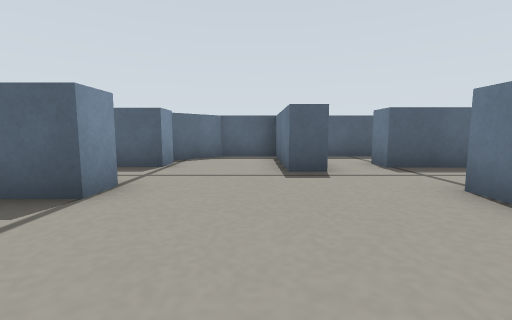
View 1 (above)

24 first-person views from a walk through a world built for the Gazebo simulator. The camera is 0.15 m above the floor, tilts 6° down and sees 90° across. The floor is counted in squares, 0.2 m on a side. Each view is taken from the middle of a square. On the plan, view 1 faces up. The plan holds only what a view shows up to about 9 squares ahead; the rest is blank.

View 2
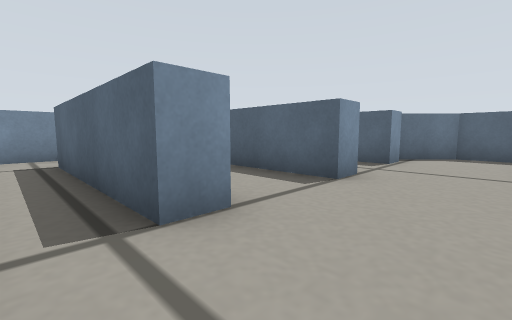

View 3
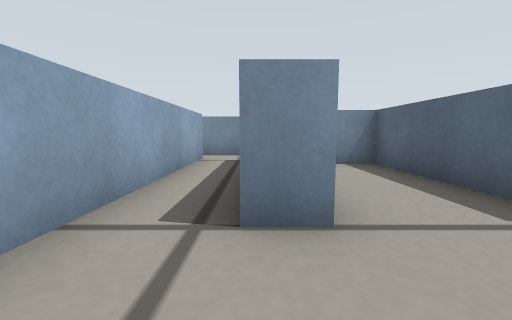

View 4
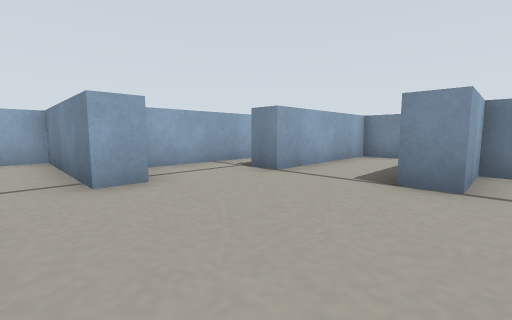

View 5
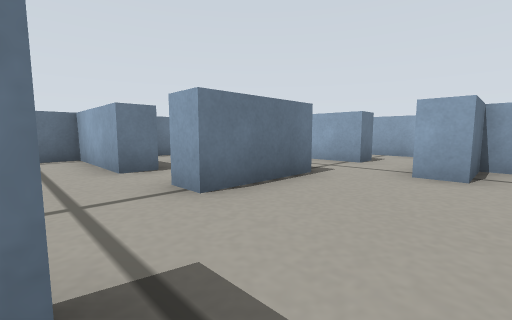

View 6
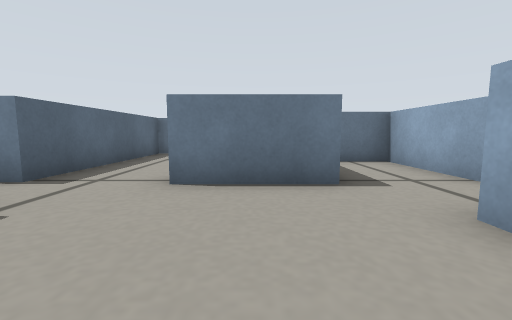

View 7
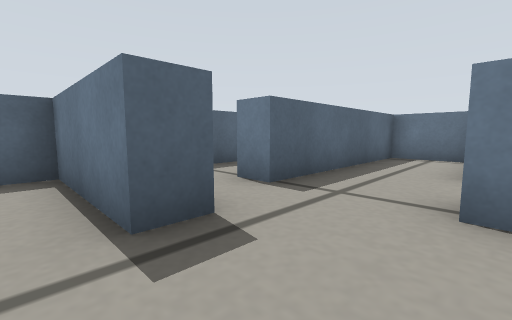

View 8
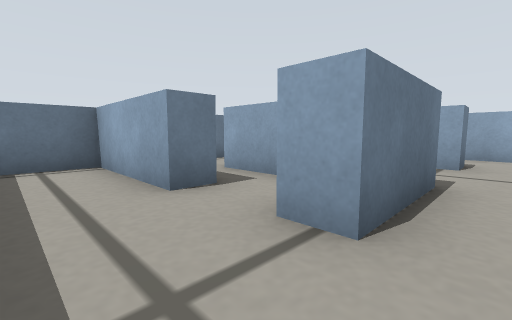

View 9
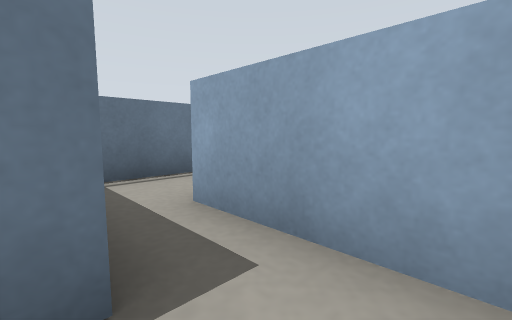

View 10
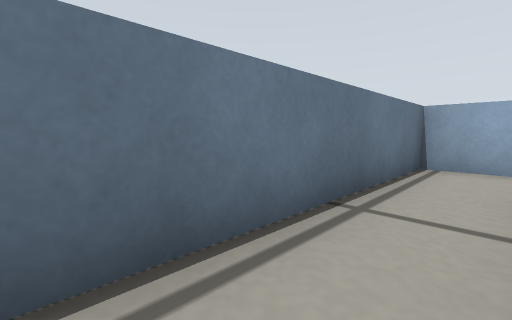

View 11
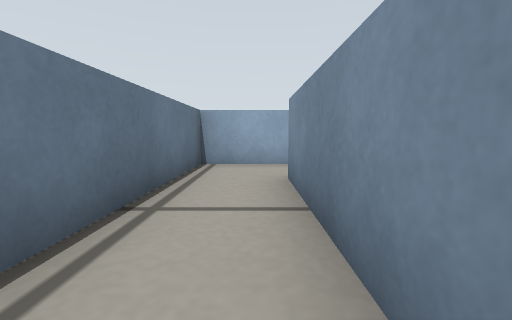

View 12
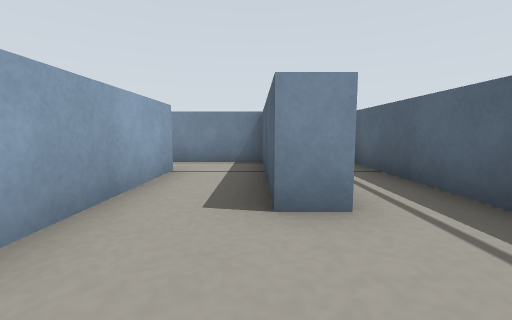

View 13
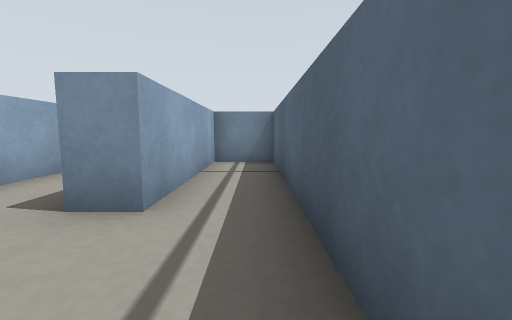

View 14
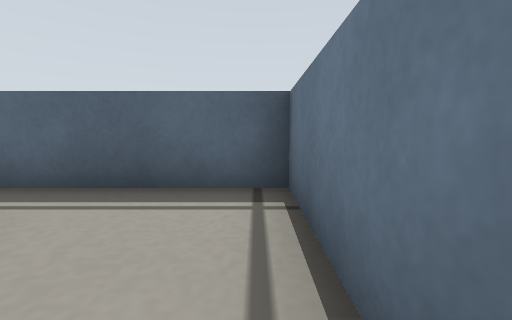

View 15
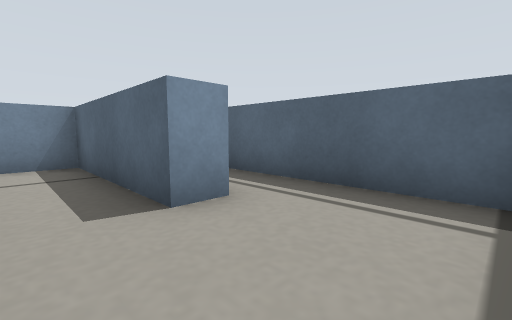

View 16
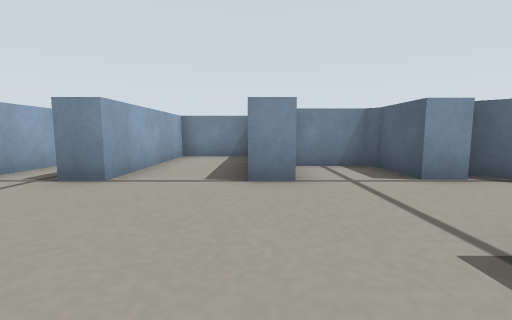

View 17
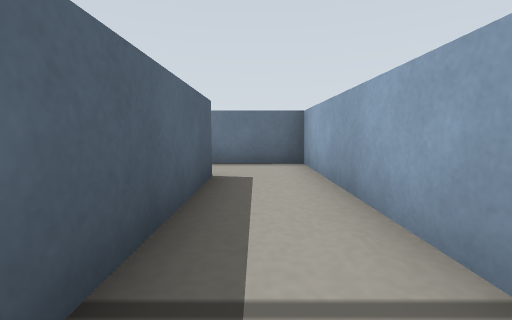

View 18
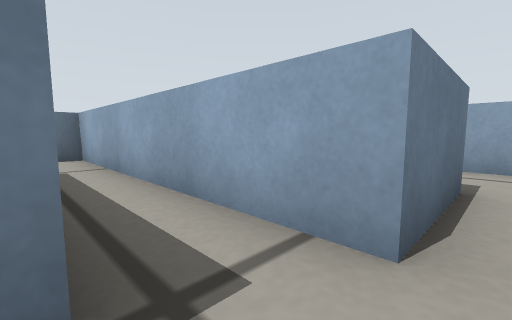

View 19
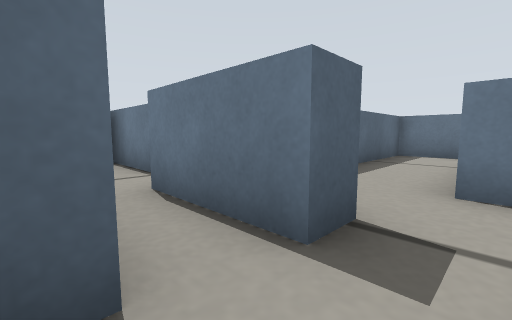

View 20
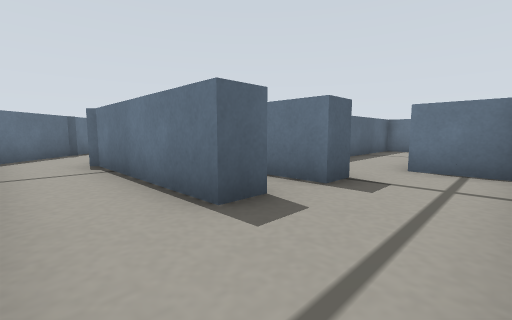

View 21
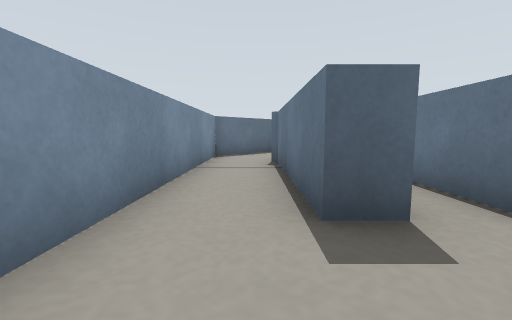

View 22
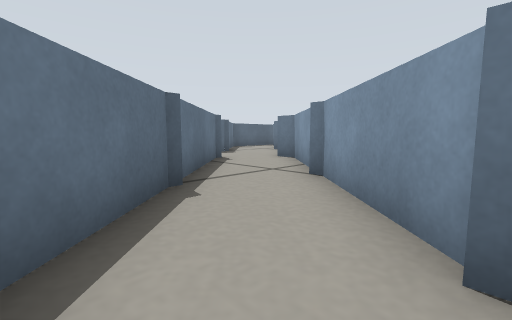

View 23
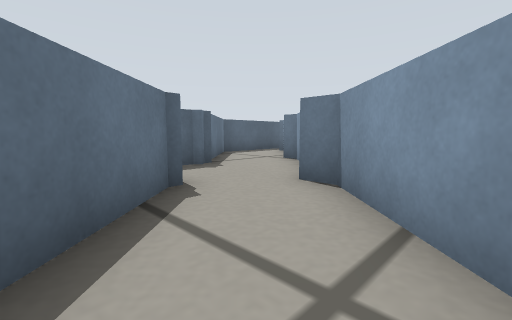

View 24
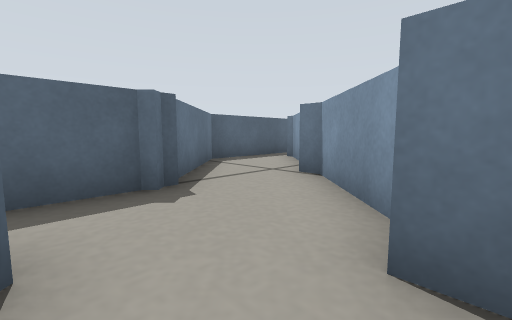

### Floor plan
Ten units are one square. View 1 is at (0, 0); x grows to the right and y downward. Boxes are objects, and circles mark ways between rooms. Rooms are numbered by the first view taken in them; rooms with no view inside come last. Other rooms are left out.
<svg viewBox="-118 -109 207 177">
<path fill="none" stroke="#000" d="M-20 -6 -20 1 -70 1 -70 -22M-76 16 4 16 4 -1M-87 -1 -87 19M51 -26 51 -35 84 -35 84 -56 27 -56M39 -15 65 -15 65 22 27 22 27 16 57 16 57 1M27 -7 27 -33 35 -33M12 -1 12 42 83 42 84 -21M-20 -37 -20 -29 -62 -29 -62 -6 -20 -6M15 -49 6 -49 6 -82 -11 -82 -25 -67M4 -1 12 -1M-20 -65 -20 -56 -38 -56 -38 -35 -19 -35M56 -89 56 -82 14 -82 14 -57M84 -73 84 -94M27 -56 27 -63 65 -63M84 -94 84 -104 14 -104 14 -89 56 -89M-92 -11 -69 -34M-64 -39 -46 -58 -46 -65M-86 39 -94 39 -94 -11M-60 -77 -113 -24 -113 48M-37 -67 -19 -85 -19 -90M-46 -94 -61 -94M-37 -100 -46 -91M-67 41 -76 41 -76 16M-81 63 -72 63"/>
<circle cx="-5" cy="0" r="3" fill="#2a7"/>
<circle cx="-80" cy="25" r="3" fill="#2a7"/>
<circle cx="10" cy="-25" r="3" fill="#2a7"/>
<circle cx="20" cy="-60" r="3" fill="#2a7"/>
<circle cx="70" cy="-85" r="3" fill="#2a7"/>
<circle cx="-90" cy="50" r="3" fill="#2a7"/>
<text x="-40" y="10">1</text>
<text x="50" y="-20">2</text>
<text x="-10" y="-30">3</text>
<text x="60" y="-80">4</text>
<text x="50" y="-100">5</text>
<text x="-90" y="-20">6</text>
<text x="-80" y="40">7</text>
</svg>
Room 1 opens to room 3. Room 1 opens to room 7. Room 2 opens to room 3. Room 2 opens to room 4. Room 4 opens to room 5. Room 6 opens to room 7.

Where each view was taken, in squares from view 1:
view 1: 0 up, 0 right, facing up
view 2: 1 down, 0 right, facing up-left
view 3: 0 up, 0 right, facing left
view 4: 4 up, 2 right, facing down-left
view 5: 5 up, 0 right, facing down-right
view 6: 2 up, 1 left, facing right
view 7: 3 up, 0 right, facing up-right
view 8: 5 up, 2 right, facing down-right
view 9: 3 up, 4 right, facing down-right
view 10: 2 up, 7 right, facing down-right
view 11: 2 up, 7 right, facing down
view 12: 8 up, 8 right, facing left
view 13: 10 up, 8 right, facing left
view 14: 7 up, 8 right, facing up
view 15: 7 up, 8 right, facing up-left
view 16: 3 up, 2 right, facing left
view 17: 3 down, 2 right, facing right
view 18: 0 up, 8 left, facing down-right
view 19: 5 down, 9 left, facing up-right
view 20: 6 down, 11 left, facing up-right
view 21: 6 down, 10 left, facing up
view 22: 1 up, 11 left, facing up-right
view 23: 4 up, 8 left, facing up-right
view 24: 6 up, 6 left, facing up-right
